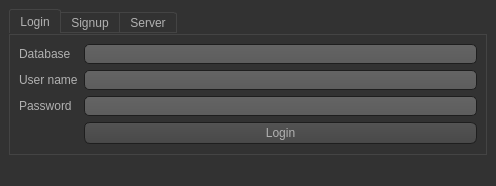
<?xml version="1.0" encoding="UTF-8"?>
<ui version="4.0">
 <class>LoginWindow</class>
 <widget class="QMainWindow" name="LoginWindow">
  <property name="geometry">
   <rect>
    <x>0</x>
    <y>0</y>
    <width>496</width>
    <height>168</height>
   </rect>
  </property>
  <property name="sizePolicy">
   <sizepolicy hsizetype="Fixed" vsizetype="Fixed">
    <horstretch>0</horstretch>
    <verstretch>0</verstretch>
   </sizepolicy>
  </property>
  <property name="windowTitle">
   <string>Login</string>
  </property>
  <property name="styleSheet">
   <string notr="true">QToolTip
{
     border: 1px solid black;
     background-color: #ffa02f;
     padding: 1px;
     border-radius: 3px;
     opacity: 100;
}

QWidget
{
    color: #b1b1b1;
    background-color: #323232;
}

QWidget:item:hover
{
    background-color: QLinearGradient( x1: 0, y1: 0, x2: 0, y2: 1, stop: 0 #ffa02f, stop: 1 #ca0619);
    color: #000000;
}

QWidget:item:selected
{
    background-color: QLinearGradient( x1: 0, y1: 0, x2: 0, y2: 1, stop: 0 #ffa02f, stop: 1 #d7801a);
}

QMenuBar::item
{
    background: transparent;
}

QMenuBar::item:selected
{
    background: transparent;
    border: 1px solid #ffaa00;
}

QMenuBar::item:pressed
{
    background: #444;
    border: 1px solid #000;
    background-color: QLinearGradient(
        x1:0, y1:0,
        x2:0, y2:1,
        stop:1 #212121,
        stop:0.4 #343434/*,
        stop:0.2 #343434,
        stop:0.1 #ffaa00*/
    );
    margin-bottom:-1px;
    padding-bottom:1px;
}

QMenu
{
    border: 1px solid #000;
}

QMenu::item
{
    padding: 2px 20px 2px 20px;
}

QMenu::item:selected
{
    color: #000000;
}

QWidget:disabled
{
    color: #404040;
    background-color: #323232;
}

QAbstractItemView
{
    background-color: QLinearGradient( x1: 0, y1: 0, x2: 0, y2: 1, stop: 0 #4d4d4d, stop: 0.1 #646464, stop: 1 #5d5d5d);
}

QWidget:focus
{
    /*border: 2px solid QLinearGradient( x1: 0, y1: 0, x2: 0, y2: 1, stop: 0 #ffa02f, stop: 1 #d7801a);*/
}

QLineEdit
{
    background-color: QLinearGradient( x1: 0, y1: 0, x2: 0, y2: 1, stop: 0 #4d4d4d, stop: 0 #646464, stop: 1 #5d5d5d);
    padding: 1px;
    border-style: solid;
    border: 1px solid #1e1e1e;
    border-radius: 5;
}

QPushButton
{
    color: #b1b1b1;
    background-color: QLinearGradient( x1: 0, y1: 0, x2: 0, y2: 1, stop: 0 #565656, stop: 0.1 #525252, stop: 0.5 #4e4e4e, stop: 0.9 #4a4a4a, stop: 1 #464646);
    border-width: 1px;
    border-color: #1e1e1e;
    border-style: solid;
    border-radius: 6;
    padding: 3px;
    font-size: 12px;
    padding-left: 5px;
    padding-right: 5px;
}

QPushButton:pressed
{
    background-color: QLinearGradient( x1: 0, y1: 0, x2: 0, y2: 1, stop: 0 #2d2d2d, stop: 0.1 #2b2b2b, stop: 0.5 #292929, stop: 0.9 #282828, stop: 1 #252525);
}

QComboBox
{
    selection-background-color: #ffaa00;
    background-color: QLinearGradient( x1: 0, y1: 0, x2: 0, y2: 1, stop: 0 #565656, stop: 0.1 #525252, stop: 0.5 #4e4e4e, stop: 0.9 #4a4a4a, stop: 1 #464646);
    border-style: solid;
    border: 1px solid #1e1e1e;
    border-radius: 5;
}

QComboBox:hover,QPushButton:hover
{
    border: 2px solid QLinearGradient( x1: 0, y1: 0, x2: 0, y2: 1, stop: 0 #ffa02f, stop: 1 #d7801a);
}


QComboBox:on
{
    padding-top: 3px;
    padding-left: 4px;
    background-color: QLinearGradient( x1: 0, y1: 0, x2: 0, y2: 1, stop: 0 #2d2d2d, stop: 0.1 #2b2b2b, stop: 0.5 #292929, stop: 0.9 #282828, stop: 1 #252525);
    selection-background-color: #ffaa00;
}

QComboBox QAbstractItemView
{
    border: 2px solid darkgray;
    selection-background-color: QLinearGradient( x1: 0, y1: 0, x2: 0, y2: 1, stop: 0 #ffa02f, stop: 1 #d7801a);
}

QComboBox::drop-down
{
     subcontrol-origin: padding;
     subcontrol-position: top right;
     width: 15px;

     border-left-width: 0px;
     border-left-color: darkgray;
     border-left-style: solid; /* just a single line */
     border-top-right-radius: 3px; /* same radius as the QComboBox */
     border-bottom-right-radius: 3px;
 }

QComboBox::down-arrow
{
     image: url(:/down_arrow.png);
}

QGroupBox:focus
{
border: 2px solid QLinearGradient( x1: 0, y1: 0, x2: 0, y2: 1, stop: 0 #ffa02f, stop: 1 #d7801a);
}

QTextEdit:focus
{
    border: 2px solid QLinearGradient( x1: 0, y1: 0, x2: 0, y2: 1, stop: 0 #ffa02f, stop: 1 #d7801a);
}

QScrollBar:horizontal {
     border: 1px solid #222222;
     background: QLinearGradient( x1: 0, y1: 0, x2: 0, y2: 1, stop: 0.0 #121212, stop: 0.2 #282828, stop: 1 #484848);
     height: 7px;
     margin: 0px 16px 0 16px;
}

QScrollBar::handle:horizontal
{
      background: QLinearGradient( x1: 0, y1: 0, x2: 1, y2: 0, stop: 0 #ffa02f, stop: 0.5 #d7801a, stop: 1 #ffa02f);
      min-height: 20px;
      border-radius: 2px;
}

QScrollBar::add-line:horizontal {
      border: 1px solid #1b1b19;
      border-radius: 2px;
      background: QLinearGradient( x1: 0, y1: 0, x2: 1, y2: 0, stop: 0 #ffa02f, stop: 1 #d7801a);
      width: 14px;
      subcontrol-position: right;
      subcontrol-origin: margin;
}

QScrollBar::sub-line:horizontal {
      border: 1px solid #1b1b19;
      border-radius: 2px;
      background: QLinearGradient( x1: 0, y1: 0, x2: 1, y2: 0, stop: 0 #ffa02f, stop: 1 #d7801a);
      width: 14px;
     subcontrol-position: left;
     subcontrol-origin: margin;
}

QScrollBar::right-arrow:horizontal, QScrollBar::left-arrow:horizontal
{
      border: 1px solid black;
      width: 1px;
      height: 1px;
      background: white;
}

QScrollBar::add-page:horizontal, QScrollBar::sub-page:horizontal
{
      background: none;
}

QScrollBar:vertical
{
      background: QLinearGradient( x1: 0, y1: 0, x2: 1, y2: 0, stop: 0.0 #121212, stop: 0.2 #282828, stop: 1 #484848);
      width: 7px;
      margin: 16px 0 16px 0;
      border: 1px solid #222222;
}

QScrollBar::handle:vertical
{
      background: QLinearGradient( x1: 0, y1: 0, x2: 0, y2: 1, stop: 0 #ffa02f, stop: 0.5 #d7801a, stop: 1 #ffa02f);
      min-height: 20px;
      border-radius: 2px;
}

QScrollBar::add-line:vertical
{
      border: 1px solid #1b1b19;
      border-radius: 2px;
      background: QLinearGradient( x1: 0, y1: 0, x2: 0, y2: 1, stop: 0 #ffa02f, stop: 1 #d7801a);
      height: 14px;
      subcontrol-position: bottom;
      subcontrol-origin: margin;
}

QScrollBar::sub-line:vertical
{
      border: 1px solid #1b1b19;
      border-radius: 2px;
      background: QLinearGradient( x1: 0, y1: 0, x2: 0, y2: 1, stop: 0 #d7801a, stop: 1 #ffa02f);
      height: 14px;
      subcontrol-position: top;
      subcontrol-origin: margin;
}

QScrollBar::up-arrow:vertical, QScrollBar::down-arrow:vertical
{
      border: 1px solid black;
      width: 1px;
      height: 1px;
      background: white;
}


QScrollBar::add-page:vertical, QScrollBar::sub-page:vertical
{
      background: none;
}

QTextEdit
{
    background-color: #242424;
}

QPlainTextEdit
{
    background-color: #242424;
}

QHeaderView::section
{
    background-color: QLinearGradient(x1:0, y1:0, x2:0, y2:1, stop:0 #616161, stop: 0.5 #505050, stop: 0.6 #434343, stop:1 #656565);
    color: white;
    padding-left: 4px;
    border: 1px solid #6c6c6c;
}

QCheckBox:disabled
{
color: #414141;
}

QDockWidget::title
{
    text-align: center;
    spacing: 3px; /* spacing between items in the tool bar */
    background-color: QLinearGradient(x1:0, y1:0, x2:0, y2:1, stop:0 #323232, stop: 0.5 #242424, stop:1 #323232);
}

QDockWidget::close-button, QDockWidget::float-button
{
    text-align: center;
    spacing: 1px; /* spacing between items in the tool bar */
    background-color: QLinearGradient(x1:0, y1:0, x2:0, y2:1, stop:0 #323232, stop: 0.5 #242424, stop:1 #323232);
}

QDockWidget::close-button:hover, QDockWidget::float-button:hover
{
    background: #242424;
}

QDockWidget::close-button:pressed, QDockWidget::float-button:pressed
{
    padding: 1px -1px -1px 1px;
}

QMainWindow::separator
{
    background-color: QLinearGradient(x1:0, y1:0, x2:0, y2:1, stop:0 #161616, stop: 0.5 #151515, stop: 0.6 #212121, stop:1 #343434);
    color: white;
    padding-left: 4px;
    border: 1px solid #4c4c4c;
    spacing: 3px; /* spacing between items in the tool bar */
}

QMainWindow::separator:hover
{

    background-color: QLinearGradient(x1:0, y1:0, x2:0, y2:1, stop:0 #d7801a, stop:0.5 #b56c17 stop:1 #ffa02f);
    color: white;
    padding-left: 4px;
    border: 1px solid #6c6c6c;
    spacing: 3px; /* spacing between items in the tool bar */
}

QToolBar::handle
{
     spacing: 3px; /* spacing between items in the tool bar */
     background: url(:/images/handle.png);
}

QMenu::separator
{
    height: 2px;
    background-color: QLinearGradient(x1:0, y1:0, x2:0, y2:1, stop:0 #161616, stop: 0.5 #151515, stop: 0.6 #212121, stop:1 #343434);
    color: white;
    padding-left: 4px;
    margin-left: 10px;
    margin-right: 5px;
}

QProgressBar
{
    border: 2px solid grey;
    border-radius: 5px;
    text-align: center;
}

QProgressBar::chunk
{
    background-color: #d7801a;
    width: 2.15px;
    margin: 0.5px;
}

QTabBar::tab {
    color: #b1b1b1;
    border: 1px solid #444;
    border-bottom-style: none;
    background-color: #323232;
    padding-left: 10px;
    padding-right: 10px;
    padding-top: 3px;
    padding-bottom: 2px;
    margin-right: -1px;
}

QTabWidget::pane {
    border: 1px solid #444;
    top: 1px;
}

QTabBar::tab:last
{
    margin-right: 0; /* the last selected tab has nothing to overlap with on the right */
    border-top-right-radius: 3px;
}

QTabBar::tab:first:!selected
{
 margin-left: 0px; /* the last selected tab has nothing to overlap with on the right */


    border-top-left-radius: 3px;
}

QTabBar::tab:!selected
{
    color: #b1b1b1;
    border-bottom-style: solid;
    margin-top: 3px;
    background-color: QLinearGradient(x1:0, y1:0, x2:0, y2:1, stop:1 #212121, stop:.4 #343434);
}

QTabBar::tab:selected
{
    border-top-left-radius: 3px;
    border-top-right-radius: 3px;
    margin-bottom: 0px;
}

QTabBar::tab:!selected:hover
{
    /*border-top: 2px solid #ffaa00;
    padding-bottom: 3px;*/
    border-top-left-radius: 3px;
    border-top-right-radius: 3px;
    background-color: QLinearGradient(x1:0, y1:0, x2:0, y2:1, stop:1 #212121, stop:0.4 #343434, stop:0.2 #343434, stop:0.1 #ffaa00);
}

QRadioButton::indicator:checked, QRadioButton::indicator:unchecked{
    color: #b1b1b1;
    background-color: #323232;
    border: 1px solid #b1b1b1;
    border-radius: 6px;
}

QRadioButton::indicator:checked
{
    background-color: qradialgradient(
        cx: 0.5, cy: 0.5,
        fx: 0.5, fy: 0.5,
        radius: 1.0,
        stop: 0.25 #ffaa00,
        stop: 0.3 #323232
    );
}

QCheckBox::indicator{
    color: #b1b1b1;
    background-color: #323232;
    border: 1px solid #b1b1b1;
    width: 9px;
    height: 9px;
}

QRadioButton::indicator
{
    border-radius: 6px;
}

QRadioButton::indicator:hover, QCheckBox::indicator:hover
{
    border: 1px solid #ffaa00;
}

QCheckBox::indicator:checked
{
    image:url(:/images/checkbox.png);
}

QCheckBox::indicator:disabled, QRadioButton::indicator:disabled
{
    border: 1px solid #444;
}</string>
  </property>
  <widget class="QWidget" name="centralwidget">
   <layout class="QHBoxLayout" name="horizontalLayout">
    <item>
     <widget class="QTabWidget" name="tabWidget">
      <property name="currentIndex">
       <number>0</number>
      </property>
      <widget class="QWidget" name="login">
       <attribute name="title">
        <string>Login</string>
       </attribute>
       <layout class="QFormLayout" name="formLayout">
        <item row="1" column="0">
         <widget class="QLabel" name="label">
          <property name="text">
           <string>User name</string>
          </property>
         </widget>
        </item>
        <item row="1" column="1">
         <widget class="QLineEdit" name="login_username"/>
        </item>
        <item row="2" column="1">
         <widget class="QLineEdit" name="login_password"/>
        </item>
        <item row="3" column="1">
         <widget class="QPushButton" name="login_button">
          <property name="text">
           <string>Login</string>
          </property>
         </widget>
        </item>
        <item row="2" column="0">
         <widget class="QLabel" name="label_2">
          <property name="text">
           <string>Password</string>
          </property>
         </widget>
        </item>
        <item row="0" column="0">
         <widget class="QLabel" name="label_7">
          <property name="text">
           <string>Database</string>
          </property>
         </widget>
        </item>
        <item row="0" column="1">
         <widget class="QLineEdit" name="login_database"/>
        </item>
       </layout>
      </widget>
      <widget class="QWidget" name="signup">
       <attribute name="title">
        <string>Signup</string>
       </attribute>
       <layout class="QFormLayout" name="formLayout_2">
        <item row="0" column="0">
         <widget class="QLabel" name="label_3">
          <property name="text">
           <string>User name</string>
          </property>
         </widget>
        </item>
        <item row="0" column="1">
         <widget class="QLineEdit" name="signup_username"/>
        </item>
        <item row="1" column="0">
         <widget class="QLabel" name="label_4">
          <property name="text">
           <string>Password</string>
          </property>
         </widget>
        </item>
        <item row="1" column="1">
         <widget class="QLineEdit" name="signup_password"/>
        </item>
        <item row="2" column="1">
         <widget class="QPushButton" name="signup_button">
          <property name="text">
           <string>Sign Up</string>
          </property>
         </widget>
        </item>
       </layout>
      </widget>
      <widget class="QWidget" name="server">
       <attribute name="title">
        <string>Server</string>
       </attribute>
       <layout class="QFormLayout" name="formLayout_3">
        <item row="0" column="0">
         <widget class="QLabel" name="label_5">
          <property name="text">
           <string>Host</string>
          </property>
         </widget>
        </item>
        <item row="0" column="1">
         <widget class="QLineEdit" name="hostname"/>
        </item>
        <item row="1" column="0">
         <widget class="QLabel" name="label_6">
          <property name="text">
           <string>Port</string>
          </property>
         </widget>
        </item>
        <item row="1" column="1">
         <widget class="QLineEdit" name="portnumber"/>
        </item>
        <item row="2" column="1">
         <widget class="QPushButton" name="connect2server">
          <property name="text">
           <string>Connect</string>
          </property>
         </widget>
        </item>
       </layout>
      </widget>
     </widget>
    </item>
   </layout>
  </widget>
  <widget class="QStatusBar" name="statusbar"/>
 </widget>
 <resources/>
 <connections/>
</ui>
